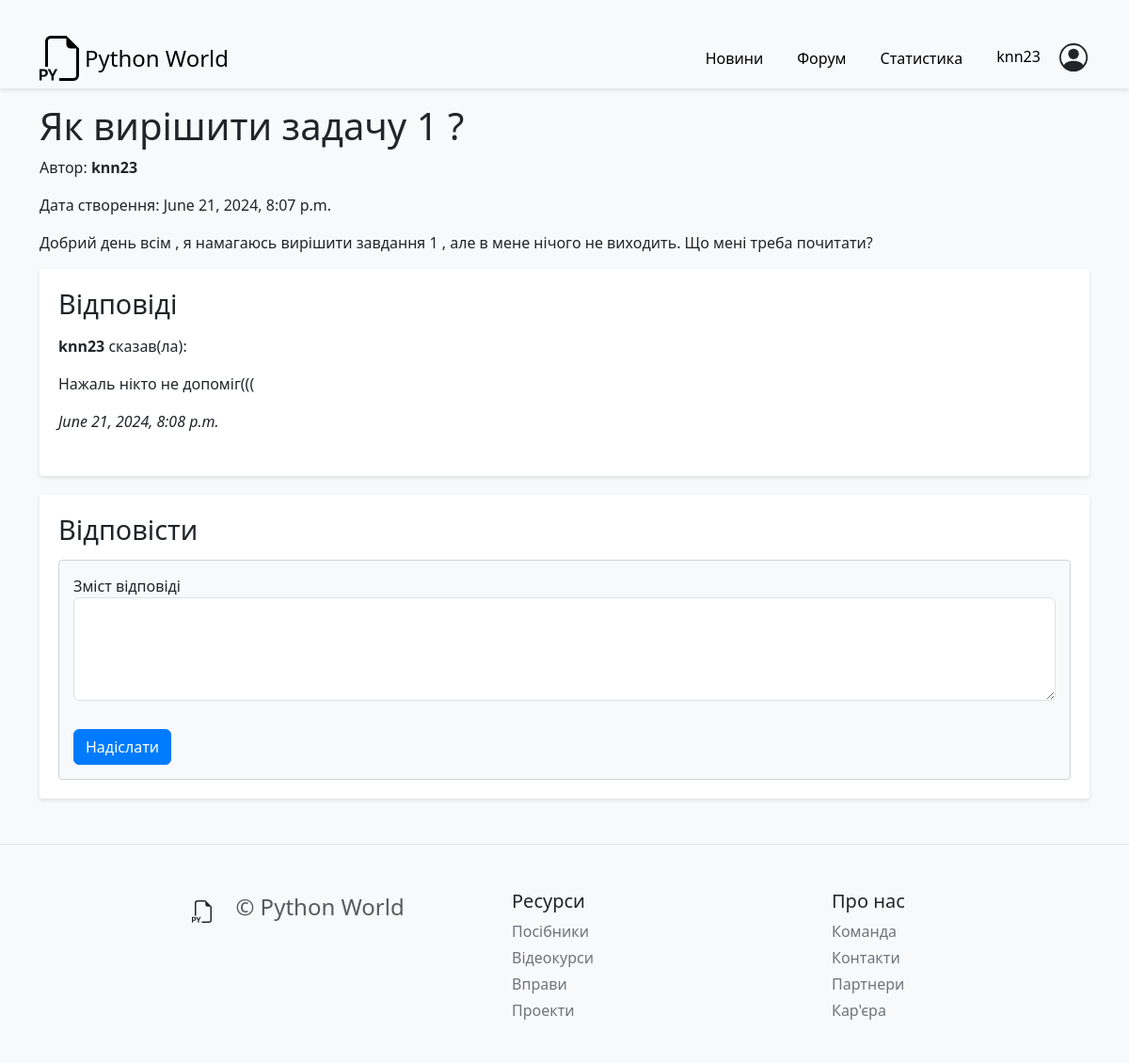
/forum/topic/1/ (signed in), run on the app's committed database.
### forum/models.py (models this page shows, shortened)
class Topic(models.Model):
    title = models.CharField(max_length=200)
    content = models.TextField()
    author = models.ForeignKey(User, on_delete=models.CASCADE)
    created_at = models.DateTimeField(auto_now_add=True)

class Answer(models.Model):
    content = models.TextField()
    author = models.ForeignKey(User, on_delete=models.CASCADE)
    topic = models.ForeignKey(Topic, on_delete=models.CASCADE, related_name='answers')
    created_at = models.DateTimeField(auto_now_add=True)

### forum/views.py (the view)
# urls.py: path('topic/<int:topic_id>/', views.topic_detail, name='topic_detail'),
@login_required
def topic_detail(request, topic_id):
    topic = get_object_or_404(Topic, pk=topic_id)
    answers = Answer.objects.filter(topic=topic).order_by('-created_at')
    if request.method == 'POST':
        form = AnswerForm(request.POST)
        if form.is_valid():
            answer = form.save(commit=False)
            answer.topic = topic
            answer.author = request.user
            answer.save()
    else:
        form = AnswerForm()
    return render(request, 'forum/answers.html', {'topic': topic, 'form': form, 'answers': answers})

### forum/forms.py
class AnswerForm(forms.ModelForm):
    class Meta:
        model = Answer
        fields = ['content']

### forum/templates/forum/answers.html (shortened to what this page needs)
{% load static %}
<!DOCTYPE html>
<html lang="en">
<head>
    <link rel="stylesheet" href="{% static 'css/answer.css' %}">
    <link rel="stylesheet" href="https://cdn.jsdelivr.net/npm/bootstrap@5.3.2/dist/css/bootstrap.min.css">
</head>
<body>
    <header class="fixed-top">
        <nav class="navbar navbar-expand-md navbar-light bg-light">
            <div class="container">
                <a href="{% url 'profile' %}" class="d-flex align-items-center link-body-emphasis text-decoration-none">
                </a>
                <a class="navbar-brand" href="/">Python World</a>
                <div class="collapse navbar-collapse justify-content-end" id="navbarNav">
                    <ul class="navbar-nav d-flex align-items-center">
                        <li class="nav-item">
                            <a class="me-3 py-2 link-body-emphasis text-decoration-none" href="{% url 'news_list' %}">Новини</a>
                        </li>
                        <li class="nav-item">
                            <a class="me-3 py-2 link-body-emphasis text-decoration-none"
                                href="{% url 'forum' %}">Форум</a>
                        </li>
                        <li class="nav-item">
                            <a class="me-3 py-2 link-body-emphasis text-decoration-none" href="user_stats">Статистика</a>
                        </li>
                        {% if request.user.is_authenticated %}
                        <li class="nav-item">
                            <a class="me-3 py-2 link-body-emphasis text-decoration-none"
                                href="{% url 'home' %}">{{ request.user.username }}</a>
                        </li>
                        {% endif %}
                    </ul>
                </div>
            </div>
        </nav>
    </header>
    <div class="container">
    <div class="topic-header">
        <h1>{{ topic.title }}</h1>
        <p>Автор: <strong>{{ topic.author.username }}</strong></p>
        <p>Дата створення: {{ topic.created_at }}</p>
        <p>{{ topic.content }}</p>
    </div>
    <div class="answers-list">
        <h2>Відповіді</h2>
        {% for answer in answers %}
            <div class="answer">
                <p><strong>{{ answer.author.username }}</strong> сказав(ла):</p>
                <p>{{ answer.content }}</p>
                <p><em>{{ answer.created_at }}</em></p>
            </div>
        {% empty %}
            <p>Поки немає відповідей.</p>
        {% endfor %}
    </div>
    <div class="answer-form">
        <h2>Відповісти</h2>
        <form action="{% url 'topic_detail' topic_id=topic.id %}" method="post">
            <div class="form-group">
                <label for="id_content">Зміст відповіді</label>
                <textarea class="form-control" id="id_content" name="content" rows="4"></textarea>
            </div>
            <button type="submit" class="btn btn-primary">Надіслати</button>
        </form>
    </div>
</div>
 <footer class="pt-4 my-md-5 pt-md-5 border-top">
    <div class="row">
        <div class="col-16 col-md offset-2 offset-md-2">
            <span class="fs-4 b-3 text-body-secondary">&ensp; © Python World</span>
        </div>
        <div class="col-6 col-md offset-3 offset-md-0">
            <h5>Ресурси</h5>
            <ul class="list-unstyled text-small">
                <li class="mb-1"><a class="link-secondary text-decoration-none" href="#">Посібники</a></li>
                <li class="mb-1"><a class="link-secondary text-decoration-none" href="#">Відеокурси</a></li>
                <li class="mb-1"><a class="link-secondary text-decoration-none" href="#">Вправи</a></li>
                <li class="mb-1"><a class="link-secondary text-decoration-none" href="#">Проекти</a></li>
            </ul>
        </div>
        <div class="col-6 col-md offset-3 offset-md-0">
            <h5>Про нас</h5>
            <ul class="list-unstyled text-small">
                <li class="mb-1"><a class="link-secondary text-decoration-none" href="#">Команда</a></li>
                <li class="mb-1"><a class="link-secondary text-decoration-none" href="#">Контакти</a></li>
                <li class="mb-1"><a class="link-secondary text-decoration-none" href="#">Партнери</a></li>
                <li class="mb-1"><a class="link-secondary text-decoration-none" href="#">Кар'єра</a></li>
            </ul>
        </div>
    </div>
</footer>
</body>
</html>

### forum/static/css/answer.css (style rules this page uses)
.answers-list { background-color: #ffffff; border-radius: 4px; padding: 20px; margin-bottom: 20px; box-shadow: 0 2px 4px rgba(0, 0, 0, 0.1); }
.answers-list h2 { font-size: 1.8rem; margin-bottom: 15px; }
.answers-list .answer { border-bottom: 1px solid #dee2e6; padding-bottom: 10px; margin-bottom: 10px; }
.answers-list .answer:last-child { border-bottom: none; margin-bottom: 0; }
.answer-form { background-color: #ffffff; border-radius: 4px; padding: 20px; margin-bottom: 20px; box-shadow: 0 2px 4px rgba(0, 0, 0, 0.1); }
.answer-form h2 { font-size: 1.8rem; margin-bottom: 15px; }
.answer-form form { padding: 15px; border: 1px solid #ced4da; border-radius: 4px; background-color: #f8f9fa; }
.answer-form form .form-group { margin-bottom: 15px; }
.answer-form form .btn-primary { margin-top: 15px; }

### forum/templates/forum/answers.html (style rules this page uses)
body { padding-top: 80px; background-color: #f8f9fa; }
header { background-color: #ffffff; box-shadow: 0 2px 4px rgba(0, 0, 0, 0.1); }
.navbar-nav { gap: 20px; }
.navbar-brand { font-size: 1.5rem; }
.container { margin-top: 30px; }
.form-group { margin-bottom: 20px; }
.btn-primary { background-color: #007bff; border-color: #007bff; }
footer { padding-top: 4rem; margin-top: 2rem; border-top: 1px solid #e9ecef; }

### data on the page
Topic: title "Як вирішити задачу 1 ?", author.username "knn23", created_at "June 21, 2024, 8:07 p.m.", content "Добрий день всім , я намагаюсь вирішити завдання 1 , але в мене нічого не виходить. Що мені треба почитати?"
Answer: author.username "knn23", content "Нажаль нікто не допоміг(((", created_at "June 21, 2024, 8:08 p.m."

### other printed values
{{ request.user.username }} "knn23"
